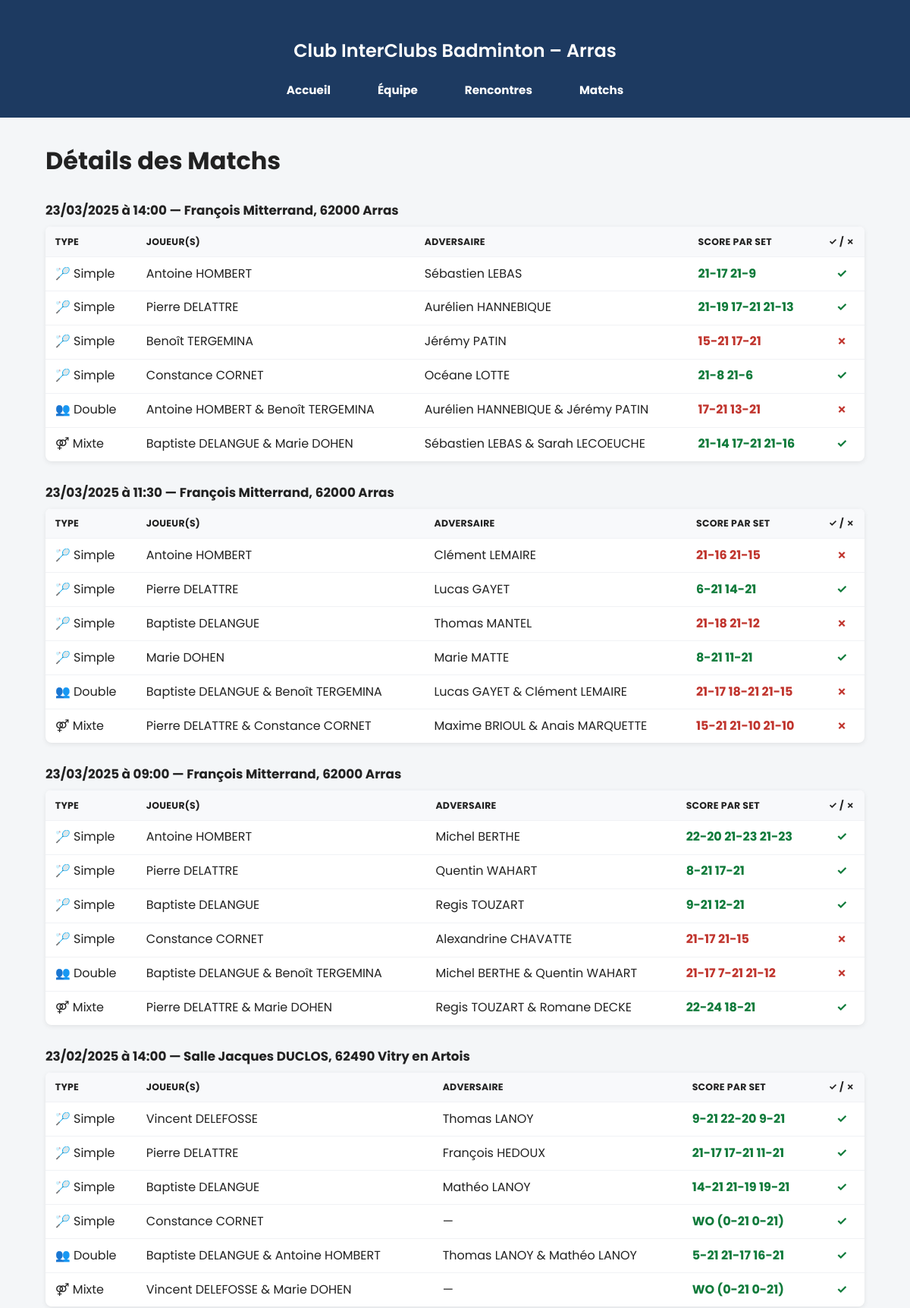
The app's page /matches.php (upper part) with its own data.
### tables this page shows
CREATE TABLE `match_details` (
  `id` int(11) NOT NULL,
  `joueur_id` int(11) NOT NULL,
  `fixture_id` int(11) DEFAULT NULL,
  `adversaire_id` int(11) DEFAULT NULL,
  `nom_adversaire` varchar(100) DEFAULT NULL,
  `opponent_team` varchar(120) DEFAULT NULL,
  `binome` varchar(255) DEFAULT NULL,
  `date_match` datetime NOT NULL,
  `journee` tinyint(4) DEFAULT NULL,
  `lieu` varchar(150) DEFAULT NULL,
  `score` varchar(50) DEFAULT NULL,
  `resultat` enum('victoire','défaite') DEFAULT NULL,
  `type_match` enum('simple','double','mixte') DEFAULT NULL,
  `is_prochain` tinyint(1) DEFAULT 0,
  `discipline_code` varchar(3) DEFAULT NULL
);

### matches.php (the view, shortened to what this page needs)
<?php
require __DIR__ . '/includes/db.php';
$highlightId = isset($_GET['match_id']) ? (int)$_GET['match_id'] : 0;
function renderTypeIcon(string $type): string {
  $t = function_exists('mb_strtolower') ? mb_strtolower(trim($type), 'UTF-8') : strtolower(trim($type));
  return match ($t) {
    'simple' => '🏸 Simple',
    'double' => '👥 Double',
    'mixte'  => '⚤ Mixte',
    default  => htmlspecialchars($type, ENT_QUOTES, 'UTF-8'),
  };
}
function fullName(array $r): string { return trim(($r['prenom'] ?? '').' '.($r['nom'] ?? '')); }
function renderTick(string $res): string {
  $r = function_exists('mb_strtolower') ? mb_strtolower($res,'UTF-8') : strtolower($res);
  if ($r === 'victoire') return '<span style="color:#0f7a3a;font-weight:700;">✓</span>';
  if ($r === 'défaite' || $r === 'defaite') return '<span style="color:#c0342d;font-weight:700;">✗</span>';
  return htmlspecialchars($res, ENT_QUOTES, 'UTF-8');
}
$sql = "
  SELECT md.id, md.date_match, md.type_match, md.resultat, md.score, md.lieu,
         md.nom_adversaire, md.binome,
         j.prenom, j.nom
  FROM match_details md
  JOIN joueurs j ON j.id = md.joueur_id
  ORDER BY md.date_match DESC, FIELD(md.type_match,'simple','double','mixte'), md.id
";
$rows = $pdo->query($sql)->fetchAll(PDO::FETCH_ASSOC);
$groups = [];
foreach ($rows as $r) {
  $dt = strtotime($r['date_match']);
  $key = date('d/m/Y H:i', $dt).'|'.trim($r['lieu'] ?? '');
  if (!isset($groups[$key])) $groups[$key] = [
    'date'=>date('d/m/Y',$dt), 'time'=>date('H:i',$dt), 'lieu'=>trim($r['lieu'] ?? ''), 'items'=>[]
  ];
  $joueurs = fullName($r);
  if (!empty($r['binome'])) $joueurs .= ' & '.$r['binome'];
  $groups[$key]['items'][] = [
    'id'=>(int)$r['id'],
    'type'=>$r['type_match'],
    'joueurs'=>$joueurs,
    'adv'=>$r['nom_adversaire'] ?: '—',
    'score'=>$r['score'] ?: '—',
    'res'=>$r['resultat'] ?: '',
  ];
}
?>
<!DOCTYPE html>
<html lang="fr">
<head>
  <link rel="stylesheet" href="css/style.css">
</head>
<?php include __DIR__.'/includes/header.php'; ?>
<main class="matches-wrap">
  <h1 class="matches-title">Détails des Matchs</h1>
  <?php if (empty($groups)): ?>
    <p>Aucun match trouvé.</p>
  <?php else: ?>
    <?php foreach ($groups as $g): ?>
      <div class="meet-title">
        <?= htmlspecialchars($g['date']) ?> à <?= htmlspecialchars($g['time']) ?>
        <?php if ($g['lieu']!==''): ?> — <?= htmlspecialchars($g['lieu']) ?><?php endif; ?>
      </div>
      <table class="matches-table">
        <thead>
          <tr>
            <th class="type-col">Type</th>
            <th>Joueur(s)</th>
            <th>Adversaire</th>
            <th class="score-col">Score par set</th>
            <th class="tick-col">✓ / ✗</th>
          </tr>
        </thead>
        <tbody>
        <?php foreach ($g['items'] as $it): ?>
          <?php
            $mid   = (int)$it['id'];
            $rowId = 'row-m'.$mid;
            $clsHL = ($highlightId === $mid) ? ' highlight' : '';
            $r = function_exists('mb_strtolower') ? mb_strtolower($it['res'],'UTF-8') : strtolower($it['res']);
            $scoreCls = ($r==='victoire') ? 'txt-green' : (($r==='défaite'||$r==='defaite')?'txt-red':'');
          ?>
          <tr id="<?= $rowId ?>" class="<?= $clsHL ?>">
            <td class="type-col"><?= renderTypeIcon($it['type']) ?></td>
            <td><?= htmlspecialchars($it['joueurs']) ?></td>
            <td><?= htmlspecialchars($it['adv']) ?></td>
            <td class="score-col"><span class="<?= $scoreCls ?>"><?= htmlspecialchars($it['score']) ?></span></td>
            <td class="tick-col"><?= renderTick($it['res']) ?></td>
          </tr>
        <?php endforeach; ?>
        </tbody>
      </table>
    <?php endforeach; ?>
  <?php endif; ?>
</main>
<?php include __DIR__.'/includes/footer.php'; ?>
</body>
</html>

### css/style.css (style rules this page uses)
:root { --brand-blue: #1D3A61; --brand-red: #B61D3C; --brand-red-dark: #8E1A30; --dark-blue: #162E6F; --bg-light: #F4F6F8; --text-main:#222; --text-muted:#6b7280; --win:#2bb673; --loss:#e53935; --border:#e5e7eb; --shadow:0 2px 6px rgba(0,0,0,.08); }
*,*::before,*::after { margin:0; padding:0; box-sizing:border-box; }
html,body { height:100%; }
body { display:flex; flex-direction:column; font-family:'Poppins', system-ui, -apple-system, "Segoe UI", Roboto, Arial, sans-serif; background:var(--bg-light); color:var(--text-main); line-height:1.55; }

### matches.php (style rules this page uses)
.matches-wrap { width:90%; max-width:1100px; margin:2rem auto; }
.matches-title { font-size:2rem; margin:0 0 1.25rem; }
.meet-title { font-weight:700; font-size:1.05rem; margin:1.75rem 0 .5rem; }
.matches-table { width:100%; border-collapse:collapse; background:#fff; border-radius:8px; overflow:hidden; box-shadow:0 2px 6px rgba(0,0,0,.08); }
.matches-table th, .matches-table td { padding:.6rem .8rem; border-top:1px solid #f0f2f5; }
.matches-table thead th { background:#f8f9fb; text-transform:uppercase; font-size:.78rem; letter-spacing:.02em; text-align:left; }
.type-col { width:120px; white-space:nowrap; }
.score-col { white-space:nowrap; font-variant-numeric:tabular-nums; }
.tick-col { width:60px; text-align:center; }
.txt-green { color:#0f7a3a; font-weight:700; }
.txt-red { color:#c0342d; font-weight:700; }

### records on screen
match_details: type_match "🏸 Simple", joueurs "Antoine HOMBERT", nom_adversaire "Sébastien LEBAS", score "21-17 21-9"
match_details: type_match "🏸 Simple", joueurs "Pierre DELATTRE", nom_adversaire "Aurélien HANNEBIQUE", score "21-19 17-21 21-13"
match_details: type_match "🏸 Simple", joueurs "Benoît TERGEMINA", nom_adversaire "Jérémy PATIN", score "15-21 17-21"
match_details: type_match "🏸 Simple", joueurs "Constance CORNET", nom_adversaire "Océane LOTTE", score "21-8 21-6"
match_details: type_match "👥 Double", joueurs "Antoine HOMBERT & Benoît TERGEMINA", nom_adversaire "Aurélien HANNEBIQUE & Jérémy PATIN", score "17-21 13-21"
match_details: type_match "⚤ Mixte", joueurs "Baptiste DELANGUE & Marie DOHEN", nom_adversaire "Sébastien LEBAS & Sarah LECOEUCHE", score "21-14 17-21 21-16"
match_details: type_match "🏸 Simple", joueurs "Antoine HOMBERT", nom_adversaire "Clément LEMAIRE", score "21-16 21-15"
match_details: type_match "🏸 Simple", joueurs "Pierre DELATTRE", nom_adversaire "Lucas GAYET", score "6-21 14-21"
match_details: type_match "🏸 Simple", joueurs "Baptiste DELANGUE", nom_adversaire "Thomas MANTEL", score "21-18 21-12"
match_details: type_match "🏸 Simple", joueurs "Marie DOHEN", nom_adversaire "Marie MATTE", score "8-21 11-21"
match_details: type_match "👥 Double", joueurs "Baptiste DELANGUE & Benoît TERGEMINA", nom_adversaire "Lucas GAYET & Clément LEMAIRE", score "21-17 18-21 21-15"
match_details: type_match "⚤ Mixte", joueurs "Pierre DELATTRE & Constance CORNET", nom_adversaire "Maxime BRIOUL & Anais MARQUETTE", score "15-21 21-10 21-10"
match_details: type_match "🏸 Simple", joueurs "Antoine HOMBERT", nom_adversaire "Michel BERTHE", score "22-20 21-23 21-23"
match_details: type_match "🏸 Simple", joueurs "Pierre DELATTRE", nom_adversaire "Quentin WAHART", score "8-21 17-21"
match_details: type_match "🏸 Simple", joueurs "Baptiste DELANGUE", nom_adversaire "Regis TOUZART", score "9-21 12-21"
match_details: type_match "🏸 Simple", joueurs "Constance CORNET", nom_adversaire "Alexandrine CHAVATTE", score "21-17 21-15"
match_details: type_match "👥 Double", joueurs "Baptiste DELANGUE & Benoît TERGEMINA", nom_adversaire "Michel BERTHE & Quentin WAHART", score "21-17 7-21 21-12"
match_details: type_match "⚤ Mixte", joueurs "Pierre DELATTRE & Marie DOHEN", nom_adversaire "Regis TOUZART & Romane DECKE", score "22-24 18-21"
match_details: type_match "🏸 Simple", joueurs "Vincent DELEFOSSE", nom_adversaire "Thomas LANOY", score "9-21 22-20 9-21"
match_details: type_match "🏸 Simple", joueurs "Pierre DELATTRE", nom_adversaire "François HEDOUX", score "21-17 17-21 11-21"
match_details: type_match "🏸 Simple", joueurs "Baptiste DELANGUE", nom_adversaire "Mathéo LANOY", score "14-21 21-19 19-21"
match_details: type_match "🏸 Simple", joueurs "Constance CORNET", adv "—", score "WO (0-21 0-21)"
match_details: type_match "👥 Double", joueurs "Baptiste DELANGUE & Antoine HOMBERT", nom_adversaire "Thomas LANOY & Mathéo LANOY", score "5-21 21-17 16-21"
match_details: type_match "⚤ Mixte", joueurs "Vincent DELEFOSSE & Marie DOHEN", adv "—", score "WO (0-21 0-21)"

### other values on screen
$g['date'] "23/03/2025"
$g['time'] "14:00"
$g['lieu'] "François Mitterrand, 62000 Arras"
$g['time'] "11:30"
$g['time'] "09:00"
$g['date'] "23/02/2025"
$g['lieu'] "Salle Jacques DUCLOS, 62490 Vitry en Artois"
